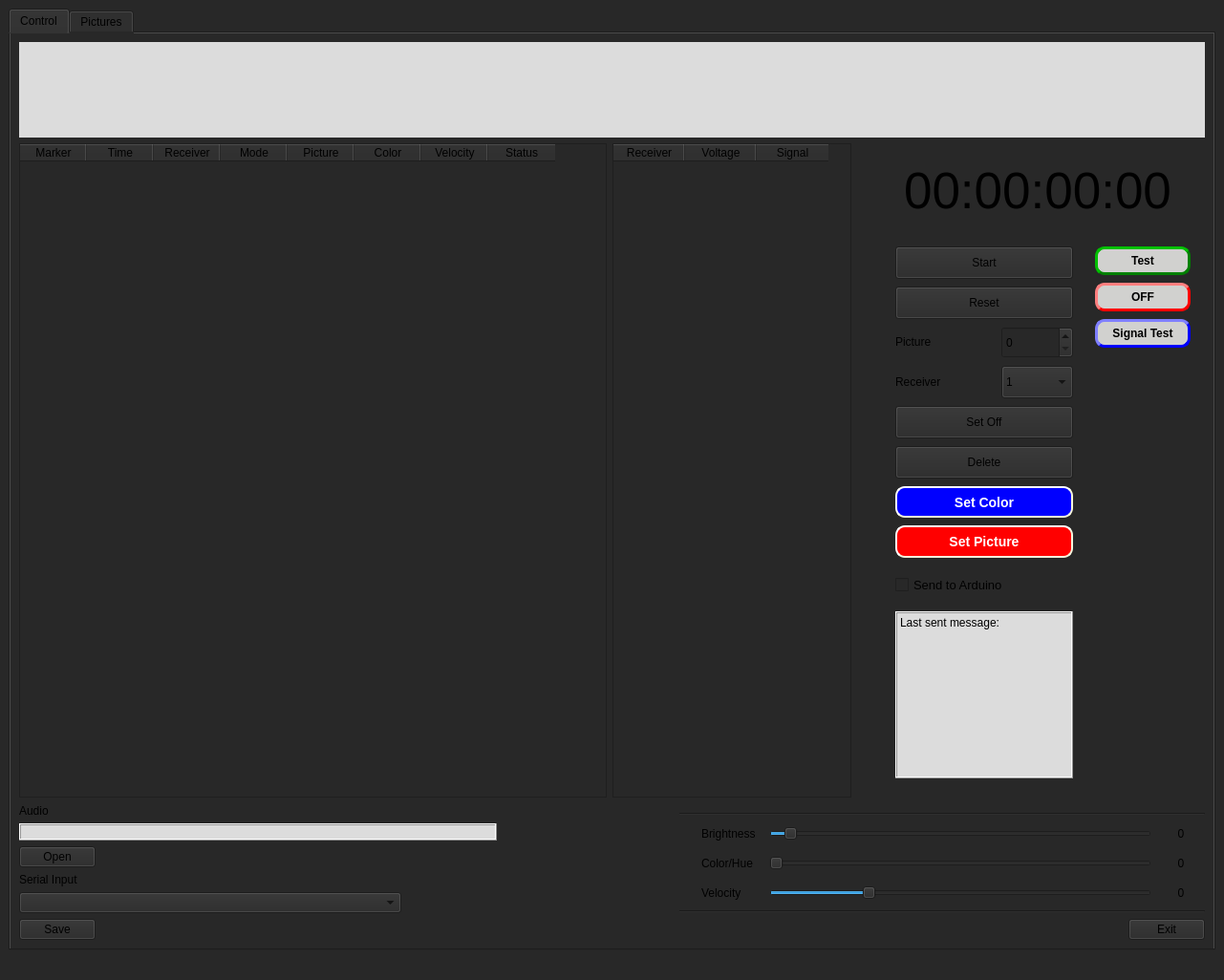
<?xml version="1.0" encoding="UTF-8"?>
<ui version="4.0">
 <class>MainWindow</class>
 <widget class="QMainWindow" name="MainWindow">
  <property name="geometry">
   <rect>
    <x>0</x>
    <y>0</y>
    <width>1281</width>
    <height>1026</height>
   </rect>
  </property>
  <property name="windowTitle">
   <string>LED Poi Studio</string>
  </property>
  <property name="windowIcon">
   <iconset>
    <normaloff>icon_LS_v1.png</normaloff>icon_LS_v1.png</iconset>
  </property>
  <property name="styleSheet">
   <string notr="true">background-color: rgb(40, 40, 40);
</string>
  </property>
  <widget class="QWidget" name="centralwidget">
   <layout class="QHBoxLayout" name="horizontalLayout">
    <item>
     <widget class="QTabWidget" name="tabWidget">
      <property name="autoFillBackground">
       <bool>false</bool>
      </property>
      <property name="currentIndex">
       <number>0</number>
      </property>
      <widget class="QWidget" name="Control">
       <attribute name="title">
        <string>Control</string>
       </attribute>
       <layout class="QVBoxLayout" name="verticalLayout_3">
        <item>
         <layout class="QHBoxLayout" name="horizontalLayout_2">
          <item>
           <widget class="PlotWidget" name="waveform_widget" native="true">
            <property name="minimumSize">
             <size>
              <width>500</width>
              <height>100</height>
             </size>
            </property>
            <property name="maximumSize">
             <size>
              <width>16777215</width>
              <height>200</height>
             </size>
            </property>
            <property name="styleSheet">
             <string notr="true">background-color: rgb(220, 220, 220);</string>
            </property>
           </widget>
          </item>
         </layout>
        </item>
        <item>
         <layout class="QHBoxLayout" name="horizontalLayout_4">
          <item>
           <widget class="QTableWidget" name="table1">
            <property name="minimumSize">
             <size>
              <width>400</width>
              <height>200</height>
             </size>
            </property>
            <property name="maximumSize">
             <size>
              <width>800</width>
              <height>16777215</height>
             </size>
            </property>
            <attribute name="horizontalHeaderDefaultSectionSize">
             <number>70</number>
            </attribute>
            <column>
             <property name="text">
              <string>Marker</string>
             </property>
            </column>
            <column>
             <property name="text">
              <string>Time</string>
             </property>
            </column>
            <column>
             <property name="text">
              <string>Receiver</string>
             </property>
            </column>
            <column>
             <property name="text">
              <string>Mode</string>
             </property>
            </column>
            <column>
             <property name="text">
              <string>Picture</string>
             </property>
            </column>
            <column>
             <property name="text">
              <string>Color</string>
             </property>
            </column>
            <column>
             <property name="text">
              <string>Velocity</string>
             </property>
            </column>
            <column>
             <property name="text">
              <string>Status</string>
             </property>
            </column>
           </widget>
          </item>
          <item>
           <widget class="QTableWidget" name="tableWidget">
            <property name="minimumSize">
             <size>
              <width>250</width>
              <height>200</height>
             </size>
            </property>
            <property name="maximumSize">
             <size>
              <width>250</width>
              <height>16777215</height>
             </size>
            </property>
            <attribute name="horizontalHeaderDefaultSectionSize">
             <number>75</number>
            </attribute>
            <column>
             <property name="text">
              <string>Receiver</string>
             </property>
            </column>
            <column>
             <property name="text">
              <string>Voltage</string>
             </property>
            </column>
            <column>
             <property name="text">
              <string>Signal</string>
             </property>
            </column>
           </widget>
          </item>
          <item>
           <layout class="QVBoxLayout" name="verticalLayout">
            <property name="spacing">
             <number>18</number>
            </property>
            <property name="leftMargin">
             <number>30</number>
            </property>
            <property name="topMargin">
             <number>20</number>
            </property>
            <property name="rightMargin">
             <number>15</number>
            </property>
            <property name="bottomMargin">
             <number>20</number>
            </property>
            <item alignment="Qt::AlignHCenter">
             <widget class="QLabel" name="label">
              <property name="sizePolicy">
               <sizepolicy hsizetype="Preferred" vsizetype="Preferred">
                <horstretch>0</horstretch>
                <verstretch>0</verstretch>
               </sizepolicy>
              </property>
              <property name="minimumSize">
               <size>
                <width>200</width>
                <height>50</height>
               </size>
              </property>
              <property name="maximumSize">
               <size>
                <width>350</width>
                <height>100</height>
               </size>
              </property>
              <property name="font">
               <font>
                <pointsize>40</pointsize>
               </font>
              </property>
              <property name="text">
               <string>00:00:00:00</string>
              </property>
              <property name="alignment">
               <set>Qt::AlignCenter</set>
              </property>
             </widget>
            </item>
            <item>
             <layout class="QHBoxLayout" name="horizontalLayout_10">
              <item>
               <layout class="QVBoxLayout" name="verticalLayout_7">
                <property name="spacing">
                 <number>8</number>
                </property>
                <property name="leftMargin">
                 <number>10</number>
                </property>
                <property name="topMargin">
                 <number>10</number>
                </property>
                <item>
                 <widget class="QPushButton" name="pushButton">
                  <property name="sizePolicy">
                   <sizepolicy hsizetype="Fixed" vsizetype="Fixed">
                    <horstretch>0</horstretch>
                    <verstretch>0</verstretch>
                   </sizepolicy>
                  </property>
                  <property name="minimumSize">
                   <size>
                    <width>50</width>
                    <height>30</height>
                   </size>
                  </property>
                  <property name="maximumSize">
                   <size>
                    <width>200</width>
                    <height>40</height>
                   </size>
                  </property>
                  <property name="contextMenuPolicy">
                   <enum>Qt::DefaultContextMenu</enum>
                  </property>
                  <property name="layoutDirection">
                   <enum>Qt::LeftToRight</enum>
                  </property>
                  <property name="text">
                   <string>Start</string>
                  </property>
                 </widget>
                </item>
                <item>
                 <widget class="QPushButton" name="pushButton_2">
                  <property name="enabled">
                   <bool>true</bool>
                  </property>
                  <property name="minimumSize">
                   <size>
                    <width>50</width>
                    <height>30</height>
                   </size>
                  </property>
                  <property name="maximumSize">
                   <size>
                    <width>200</width>
                    <height>40</height>
                   </size>
                  </property>
                  <property name="text">
                   <string>Reset</string>
                  </property>
                 </widget>
                </item>
                <item>
                 <layout class="QHBoxLayout" name="horizontalLayout_6">
                  <property name="spacing">
                   <number>0</number>
                  </property>
                  <property name="rightMargin">
                   <number>0</number>
                  </property>
                  <item alignment="Qt::AlignLeft">
                   <widget class="QLabel" name="label_6">
                    <property name="minimumSize">
                     <size>
                      <width>25</width>
                      <height>20</height>
                     </size>
                    </property>
                    <property name="maximumSize">
                     <size>
                      <width>50</width>
                      <height>20</height>
                     </size>
                    </property>
                    <property name="frameShape">
                     <enum>QFrame::NoFrame</enum>
                    </property>
                    <property name="frameShadow">
                     <enum>QFrame::Plain</enum>
                    </property>
                    <property name="text">
                     <string>Picture</string>
                    </property>
                    <property name="margin">
                     <number>0</number>
                    </property>
                   </widget>
                  </item>
                  <item alignment="Qt::AlignRight">
                   <widget class="QSpinBox" name="spinBox">
                    <property name="minimumSize">
                     <size>
                      <width>75</width>
                      <height>30</height>
                     </size>
                    </property>
                    <property name="maximumSize">
                     <size>
                      <width>100</width>
                      <height>40</height>
                     </size>
                    </property>
                    <property name="toolTip">
                     <string extracomment="Picture Number"/>
                    </property>
                   </widget>
                  </item>
                 </layout>
                </item>
                <item>
                 <layout class="QHBoxLayout" name="horizontalLayout_7">
                  <property name="rightMargin">
                   <number>0</number>
                  </property>
                  <item alignment="Qt::AlignLeft">
                   <widget class="QLabel" name="label_7">
                    <property name="minimumSize">
                     <size>
                      <width>25</width>
                      <height>0</height>
                     </size>
                    </property>
                    <property name="maximumSize">
                     <size>
                      <width>50</width>
                      <height>20</height>
                     </size>
                    </property>
                    <property name="text">
                     <string>Receiver</string>
                    </property>
                   </widget>
                  </item>
                  <item alignment="Qt::AlignRight">
                   <widget class="QComboBox" name="comboBox">
                    <property name="minimumSize">
                     <size>
                      <width>75</width>
                      <height>30</height>
                     </size>
                    </property>
                    <property name="maximumSize">
                     <size>
                      <width>100</width>
                      <height>40</height>
                     </size>
                    </property>
                    <property name="editable">
                     <bool>false</bool>
                    </property>
                    <property name="insertPolicy">
                     <enum>QComboBox::InsertAtBottom</enum>
                    </property>
                    <item>
                     <property name="text">
                      <string>1</string>
                     </property>
                    </item>
                    <item>
                     <property name="text">
                      <string>2</string>
                     </property>
                    </item>
                    <item>
                     <property name="text">
                      <string>3</string>
                     </property>
                    </item>
                    <item>
                     <property name="text">
                      <string>4</string>
                     </property>
                    </item>
                    <item>
                     <property name="text">
                      <string>5</string>
                     </property>
                    </item>
                    <item>
                     <property name="text">
                      <string>6</string>
                     </property>
                    </item>
                    <item>
                     <property name="text">
                      <string>ALL</string>
                     </property>
                    </item>
                   </widget>
                  </item>
                 </layout>
                </item>
                <item>
                 <widget class="QPushButton" name="pushButton_7">
                  <property name="minimumSize">
                   <size>
                    <width>100</width>
                    <height>30</height>
                   </size>
                  </property>
                  <property name="maximumSize">
                   <size>
                    <width>200</width>
                    <height>40</height>
                   </size>
                  </property>
                  <property name="text">
                   <string>Set Off</string>
                  </property>
                 </widget>
                </item>
                <item>
                 <widget class="QPushButton" name="pushButton_4">
                  <property name="minimumSize">
                   <size>
                    <width>100</width>
                    <height>30</height>
                   </size>
                  </property>
                  <property name="maximumSize">
                   <size>
                    <width>200</width>
                    <height>40</height>
                   </size>
                  </property>
                  <property name="layoutDirection">
                   <enum>Qt::LeftToRight</enum>
                  </property>
                  <property name="autoFillBackground">
                   <bool>false</bool>
                  </property>
                  <property name="text">
                   <string>Delete</string>
                  </property>
                 </widget>
                </item>
                <item>
                 <widget class="QPushButton" name="pushButton_8">
                  <property name="minimumSize">
                   <size>
                    <width>186</width>
                    <height>30</height>
                   </size>
                  </property>
                  <property name="maximumSize">
                   <size>
                    <width>200</width>
                    <height>40</height>
                   </size>
                  </property>
                  <property name="styleSheet">
                   <string notr="true">QPushButton {
background-color: blue;
    border-style: outset;
    border-width: 2px;
    border-radius: 10px;
    border-color: beige;
    font: bold 14px;
	color: white;
    min-width: 10em;
    padding: 6px;
}
QPushButton:hover {
     border-color: red;
}
QPushButton:pressed {
    background-color: darkblue;
    border-style: inset;
}</string>
                  </property>
                  <property name="text">
                   <string>Set Color</string>
                  </property>
                 </widget>
                </item>
                <item>
                 <widget class="QPushButton" name="pushButton_3">
                  <property name="minimumSize">
                   <size>
                    <width>186</width>
                    <height>30</height>
                   </size>
                  </property>
                  <property name="maximumSize">
                   <size>
                    <width>200</width>
                    <height>40</height>
                   </size>
                  </property>
                  <property name="layoutDirection">
                   <enum>Qt::LeftToRight</enum>
                  </property>
                  <property name="autoFillBackground">
                   <bool>false</bool>
                  </property>
                  <property name="styleSheet">
                   <string notr="true">QPushButton {
background-color: red;
    border-style: outset;
    border-width: 2px;
    border-radius: 10px;
    border-color: beige;
    font: bold 14px;
	color: white;
    min-width: 10em;
    padding: 6px;
}
QPushButton:hover {
     border-color: blue;
}
QPushButton:pressed {
    background-color: darkred;
    border-style: inset;
}</string>
                  </property>
                  <property name="text">
                   <string>Set Picture</string>
                  </property>
                  <property name="default">
                   <bool>false</bool>
                  </property>
                  <property name="flat">
                   <bool>false</bool>
                  </property>
                 </widget>
                </item>
                <item>
                 <widget class="QCheckBox" name="checkBox">
                  <property name="minimumSize">
                   <size>
                    <width>100</width>
                    <height>40</height>
                   </size>
                  </property>
                  <property name="font">
                   <font>
                    <family>Arial</family>
                    <pointsize>10</pointsize>
                    <weight>50</weight>
                    <italic>false</italic>
                    <bold>false</bold>
                    <underline>false</underline>
                    <strikeout>false</strikeout>
                    <kerning>true</kerning>
                   </font>
                  </property>
                  <property name="layoutDirection">
                   <enum>Qt::LeftToRight</enum>
                  </property>
                  <property name="autoFillBackground">
                   <bool>false</bool>
                  </property>
                  <property name="text">
                   <string>Send to Arduino</string>
                  </property>
                 </widget>
                </item>
                <item>
                 <widget class="QLabel" name="label_3">
                  <property name="minimumSize">
                   <size>
                    <width>100</width>
                    <height>175</height>
                   </size>
                  </property>
                  <property name="maximumSize">
                   <size>
                    <width>200</width>
                    <height>180</height>
                   </size>
                  </property>
                  <property name="font">
                   <font>
                    <family>Arial</family>
                    <pointsize>9</pointsize>
                   </font>
                  </property>
                  <property name="styleSheet">
                   <string notr="true">background-color: rgb(220, 220, 220);
</string>
                  </property>
                  <property name="frameShape">
                   <enum>QFrame::Box</enum>
                  </property>
                  <property name="frameShadow">
                   <enum>QFrame::Raised</enum>
                  </property>
                  <property name="lineWidth">
                   <number>1</number>
                  </property>
                  <property name="midLineWidth">
                   <number>0</number>
                  </property>
                  <property name="text">
                   <string>Last sent message:</string>
                  </property>
                  <property name="alignment">
                   <set>Qt::AlignLeading|Qt::AlignLeft|Qt::AlignTop</set>
                  </property>
                 </widget>
                </item>
               </layout>
              </item>
              <item>
               <layout class="QVBoxLayout" name="verticalLayout_5">
                <property name="spacing">
                 <number>8</number>
                </property>
                <property name="leftMargin">
                 <number>5</number>
                </property>
                <property name="topMargin">
                 <number>10</number>
                </property>
                <item>
                 <widget class="QPushButton" name="testButton">
                  <property name="minimumSize">
                   <size>
                    <width>100</width>
                    <height>30</height>
                   </size>
                  </property>
                  <property name="maximumSize">
                   <size>
                    <width>100</width>
                    <height>40</height>
                   </size>
                  </property>
                  <property name="styleSheet">
                   <string notr="true">QPushButton {
    background-color: rgb(209, 209, 207);
    color: black;
    border-style: outset;
    padding: 2px;
    font: bold 12px;
    border-width: 3px;
    border-radius: 10px;
    border-color: green;
}
QPushButton:hover {
    background-color: rgb(184, 184, 182);
}
QPushButton:pressed {
    background-color: rgb(224, 0, 0);
    border-style: inset;
}</string>
                  </property>
                  <property name="text">
                   <string>Test</string>
                  </property>
                 </widget>
                </item>
                <item>
                 <widget class="QPushButton" name="offButton">
                  <property name="minimumSize">
                   <size>
                    <width>100</width>
                    <height>30</height>
                   </size>
                  </property>
                  <property name="maximumSize">
                   <size>
                    <width>100</width>
                    <height>40</height>
                   </size>
                  </property>
                  <property name="styleSheet">
                   <string notr="true">QPushButton {
    background-color: rgb(209, 209, 207);
    color: black;
    border-style: outset;
    padding: 2px;
    font: bold 12px;
    border-width: 3px;
    border-radius: 10px;
    border-color: red;
}
QPushButton:hover {
    background-color: rgb(184, 184, 182);
}
QPushButton:pressed {
    background-color: rgb(224, 0, 0);
    border-style: inset;
}</string>
                  </property>
                  <property name="text">
                   <string>OFF</string>
                  </property>
                 </widget>
                </item>
                <item>
                 <widget class="QPushButton" name="signalTestButton">
                  <property name="minimumSize">
                   <size>
                    <width>100</width>
                    <height>30</height>
                   </size>
                  </property>
                  <property name="maximumSize">
                   <size>
                    <width>100</width>
                    <height>40</height>
                   </size>
                  </property>
                  <property name="styleSheet">
                   <string notr="true">QPushButton {
    background-color: rgb(209, 209, 207);
    color: black;
    border-style: outset;
    padding: 2px;
    font: bold 12px;
    border-width: 3px;
    border-radius: 10px;
    border-color: blue;
}
QPushButton:hover {
    background-color: rgb(184, 184, 182);
}
QPushButton:pressed {
    background-color: rgb(224, 0, 0);
    border-style: inset;
}</string>
                  </property>
                  <property name="text">
                   <string>Signal Test</string>
                  </property>
                 </widget>
                </item>
                <item>
                 <spacer name="verticalSpacer">
                  <property name="orientation">
                   <enum>Qt::Vertical</enum>
                  </property>
                  <property name="sizeType">
                   <enum>QSizePolicy::MinimumExpanding</enum>
                  </property>
                  <property name="sizeHint" stdset="0">
                   <size>
                    <width>20</width>
                    <height>40</height>
                   </size>
                  </property>
                 </spacer>
                </item>
               </layout>
              </item>
             </layout>
            </item>
           </layout>
          </item>
         </layout>
        </item>
        <item>
         <layout class="QHBoxLayout" name="horizontalLayout_5">
          <item>
           <layout class="QVBoxLayout" name="verticalLayout_4">
            <item alignment="Qt::AlignLeft">
             <widget class="QLabel" name="label_5">
              <property name="text">
               <string>Audio</string>
              </property>
             </widget>
            </item>
            <item>
             <widget class="QLabel" name="label_4">
              <property name="sizePolicy">
               <sizepolicy hsizetype="Fixed" vsizetype="Fixed">
                <horstretch>0</horstretch>
                <verstretch>0</verstretch>
               </sizepolicy>
              </property>
              <property name="minimumSize">
               <size>
                <width>400</width>
                <height>0</height>
               </size>
              </property>
              <property name="maximumSize">
               <size>
                <width>500</width>
                <height>500</height>
               </size>
              </property>
              <property name="font">
               <font>
                <family>Arial</family>
                <pointsize>9</pointsize>
               </font>
              </property>
              <property name="styleSheet">
               <string notr="true">background-color: rgb(220, 220, 220);
</string>
              </property>
              <property name="frameShape">
               <enum>QFrame::Box</enum>
              </property>
              <property name="frameShadow">
               <enum>QFrame::Raised</enum>
              </property>
              <property name="lineWidth">
               <number>1</number>
              </property>
              <property name="midLineWidth">
               <number>0</number>
              </property>
              <property name="text">
               <string/>
              </property>
              <property name="alignment">
               <set>Qt::AlignLeading|Qt::AlignLeft|Qt::AlignTop</set>
              </property>
             </widget>
            </item>
            <item alignment="Qt::AlignLeft">
             <widget class="QPushButton" name="pushButton_6">
              <property name="text">
               <string>Open</string>
              </property>
             </widget>
            </item>
            <item alignment="Qt::AlignLeft">
             <widget class="QLabel" name="label_2">
              <property name="text">
               <string>Serial Input</string>
              </property>
             </widget>
            </item>
            <item alignment="Qt::AlignLeft">
             <widget class="QComboBox" name="comboBox_2">
              <property name="minimumSize">
               <size>
                <width>400</width>
                <height>0</height>
               </size>
              </property>
             </widget>
            </item>
            <item alignment="Qt::AlignLeft">
             <widget class="QPushButton" name="pushButton_5">
              <property name="text">
               <string>Save</string>
              </property>
             </widget>
            </item>
           </layout>
          </item>
          <item>
           <layout class="QVBoxLayout" name="verticalLayout_2">
            <property name="leftMargin">
             <number>50</number>
            </property>
            <property name="topMargin">
             <number>10</number>
            </property>
            <property name="rightMargin">
             <number>0</number>
            </property>
            <item alignment="Qt::AlignRight">
             <widget class="Line" name="line_2">
              <property name="minimumSize">
               <size>
                <width>550</width>
                <height>0</height>
               </size>
              </property>
              <property name="maximumSize">
               <size>
                <width>800</width>
                <height>16777215</height>
               </size>
              </property>
              <property name="orientation">
               <enum>Qt::Horizontal</enum>
              </property>
             </widget>
            </item>
            <item>
             <layout class="QHBoxLayout" name="horizontalLayout_3">
              <property name="leftMargin">
               <number>0</number>
              </property>
              <property name="topMargin">
               <number>0</number>
              </property>
              <property name="rightMargin">
               <number>0</number>
              </property>
              <property name="bottomMargin">
               <number>0</number>
              </property>
              <item alignment="Qt::AlignRight">
               <widget class="QLabel" name="label_8">
                <property name="minimumSize">
                 <size>
                  <width>65</width>
                  <height>25</height>
                 </size>
                </property>
                <property name="maximumSize">
                 <size>
                  <width>65</width>
                  <height>25</height>
                 </size>
                </property>
                <property name="text">
                 <string>Brightness</string>
                </property>
               </widget>
              </item>
              <item alignment="Qt::AlignRight">
               <widget class="QSlider" name="brightnessSlider">
                <property name="minimumSize">
                 <size>
                  <width>400</width>
                  <height>0</height>
                 </size>
                </property>
                <property name="maximumSize">
                 <size>
                  <width>600</width>
                  <height>25</height>
                 </size>
                </property>
                <property name="maximum">
                 <number>50</number>
                </property>
                <property name="pageStep">
                 <number>1</number>
                </property>
                <property name="sliderPosition">
                 <number>2</number>
                </property>
                <property name="orientation">
                 <enum>Qt::Horizontal</enum>
                </property>
               </widget>
              </item>
              <item>
               <widget class="QLabel" name="label_brightness">
                <property name="minimumSize">
                 <size>
                  <width>50</width>
                  <height>25</height>
                 </size>
                </property>
                <property name="maximumSize">
                 <size>
                  <width>50</width>
                  <height>25</height>
                 </size>
                </property>
                <property name="text">
                 <string>0</string>
                </property>
                <property name="alignment">
                 <set>Qt::AlignCenter</set>
                </property>
               </widget>
              </item>
             </layout>
            </item>
            <item>
             <layout class="QHBoxLayout" name="horizontalLayout_8">
              <item alignment="Qt::AlignRight">
               <widget class="QLabel" name="label_10">
                <property name="minimumSize">
                 <size>
                  <width>65</width>
                  <height>25</height>
                 </size>
                </property>
                <property name="maximumSize">
                 <size>
                  <width>65</width>
                  <height>16777215</height>
                 </size>
                </property>
                <property name="text">
                 <string>Color/Hue</string>
                </property>
               </widget>
              </item>
              <item alignment="Qt::AlignRight">
               <widget class="QSlider" name="colorSlider">
                <property name="minimumSize">
                 <size>
                  <width>400</width>
                  <height>25</height>
                 </size>
                </property>
                <property name="maximumSize">
                 <size>
                  <width>600</width>
                  <height>16777215</height>
                 </size>
                </property>
                <property name="maximum">
                 <number>255</number>
                </property>
                <property name="orientation">
                 <enum>Qt::Horizontal</enum>
                </property>
               </widget>
              </item>
              <item>
               <widget class="QLabel" name="label_color">
                <property name="minimumSize">
                 <size>
                  <width>50</width>
                  <height>25</height>
                 </size>
                </property>
                <property name="maximumSize">
                 <size>
                  <width>50</width>
                  <height>25</height>
                 </size>
                </property>
                <property name="text">
                 <string>0</string>
                </property>
                <property name="alignment">
                 <set>Qt::AlignCenter</set>
                </property>
               </widget>
              </item>
             </layout>
            </item>
            <item>
             <layout class="QHBoxLayout" name="horizontalLayout_9">
              <item alignment="Qt::AlignRight">
               <widget class="QLabel" name="label_9">
                <property name="minimumSize">
                 <size>
                  <width>65</width>
                  <height>0</height>
                 </size>
                </property>
                <property name="maximumSize">
                 <size>
                  <width>65</width>
                  <height>16777215</height>
                 </size>
                </property>
                <property name="text">
                 <string>Velocity</string>
                </property>
               </widget>
              </item>
              <item alignment="Qt::AlignRight">
               <widget class="QSlider" name="velocitySlider">
                <property name="minimumSize">
                 <size>
                  <width>400</width>
                  <height>25</height>
                 </size>
                </property>
                <property name="maximumSize">
                 <size>
                  <width>600</width>
                  <height>16777215</height>
                 </size>
                </property>
                <property name="value">
                 <number>25</number>
                </property>
                <property name="orientation">
                 <enum>Qt::Horizontal</enum>
                </property>
               </widget>
              </item>
              <item>
               <widget class="QLabel" name="label_velocity">
                <property name="minimumSize">
                 <size>
                  <width>50</width>
                  <height>25</height>
                 </size>
                </property>
                <property name="maximumSize">
                 <size>
                  <width>50</width>
                  <height>25</height>
                 </size>
                </property>
                <property name="text">
                 <string>0</string>
                </property>
                <property name="alignment">
                 <set>Qt::AlignCenter</set>
                </property>
               </widget>
              </item>
             </layout>
            </item>
            <item alignment="Qt::AlignRight">
             <widget class="Line" name="line">
              <property name="minimumSize">
               <size>
                <width>550</width>
                <height>0</height>
               </size>
              </property>
              <property name="maximumSize">
               <size>
                <width>800</width>
                <height>16777215</height>
               </size>
              </property>
              <property name="orientation">
               <enum>Qt::Horizontal</enum>
              </property>
             </widget>
            </item>
            <item alignment="Qt::AlignRight">
             <widget class="QPushButton" name="exit_Button">
              <property name="text">
               <string>Exit</string>
              </property>
             </widget>
            </item>
           </layout>
          </item>
         </layout>
        </item>
       </layout>
      </widget>
      <widget class="QWidget" name="Info">
       <attribute name="title">
        <string>Pictures</string>
       </attribute>
      </widget>
     </widget>
    </item>
   </layout>
  </widget>
  <widget class="QMenuBar" name="menubar">
   <property name="geometry">
    <rect>
     <x>0</x>
     <y>0</y>
     <width>1281</width>
     <height>21</height>
    </rect>
   </property>
  </widget>
  <widget class="QStatusBar" name="statusbar"/>
 </widget>
 <customwidgets>
  <customwidget>
   <class>PlotWidget</class>
   <extends>QWidget</extends>
   <header>pyqtgraph</header>
   <container>1</container>
  </customwidget>
 </customwidgets>
 <resources/>
 <connections/>
</ui>
